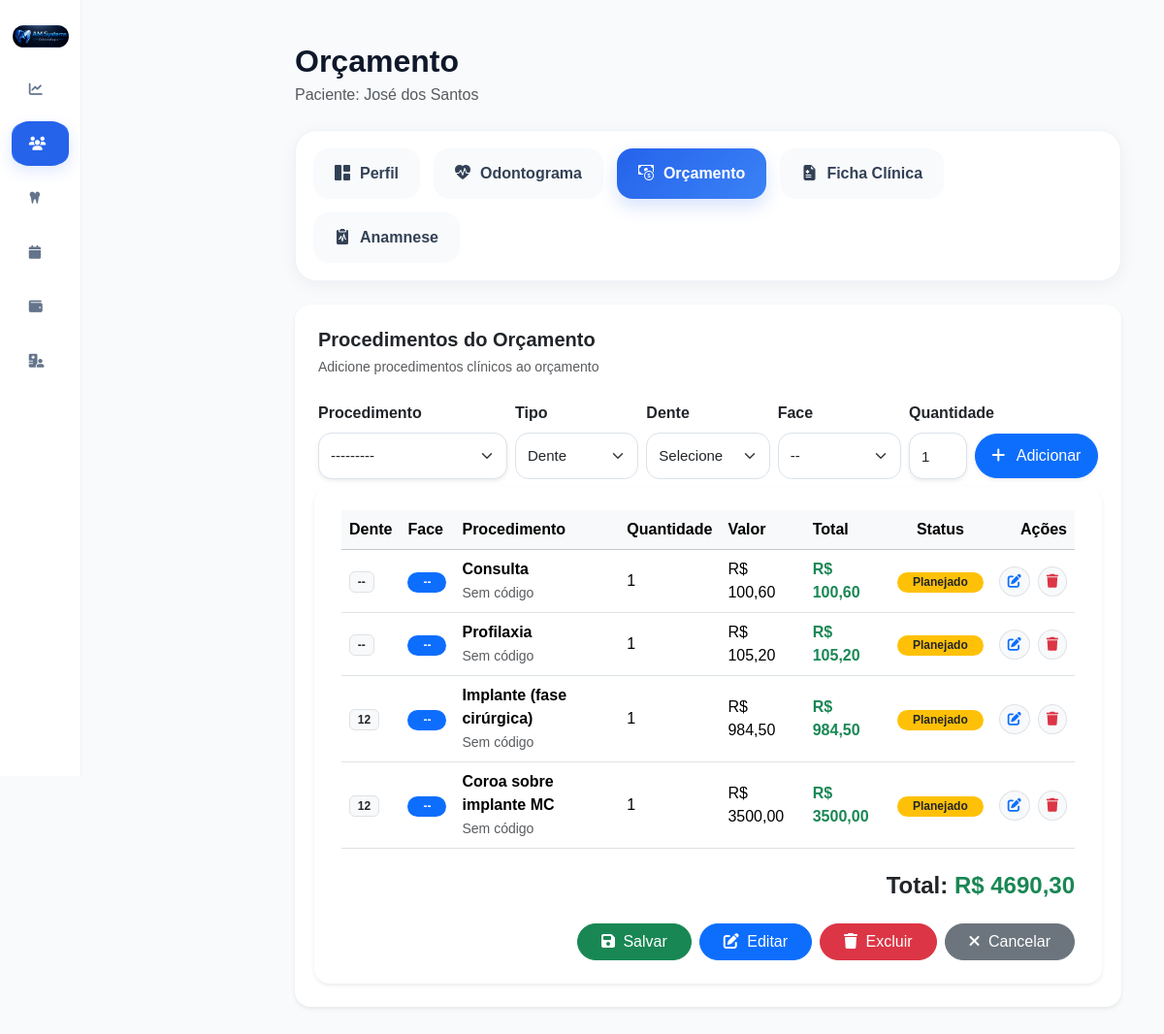
/pacientes/4/orcamento/ (signed in), run on an earlier commit of the app's database.
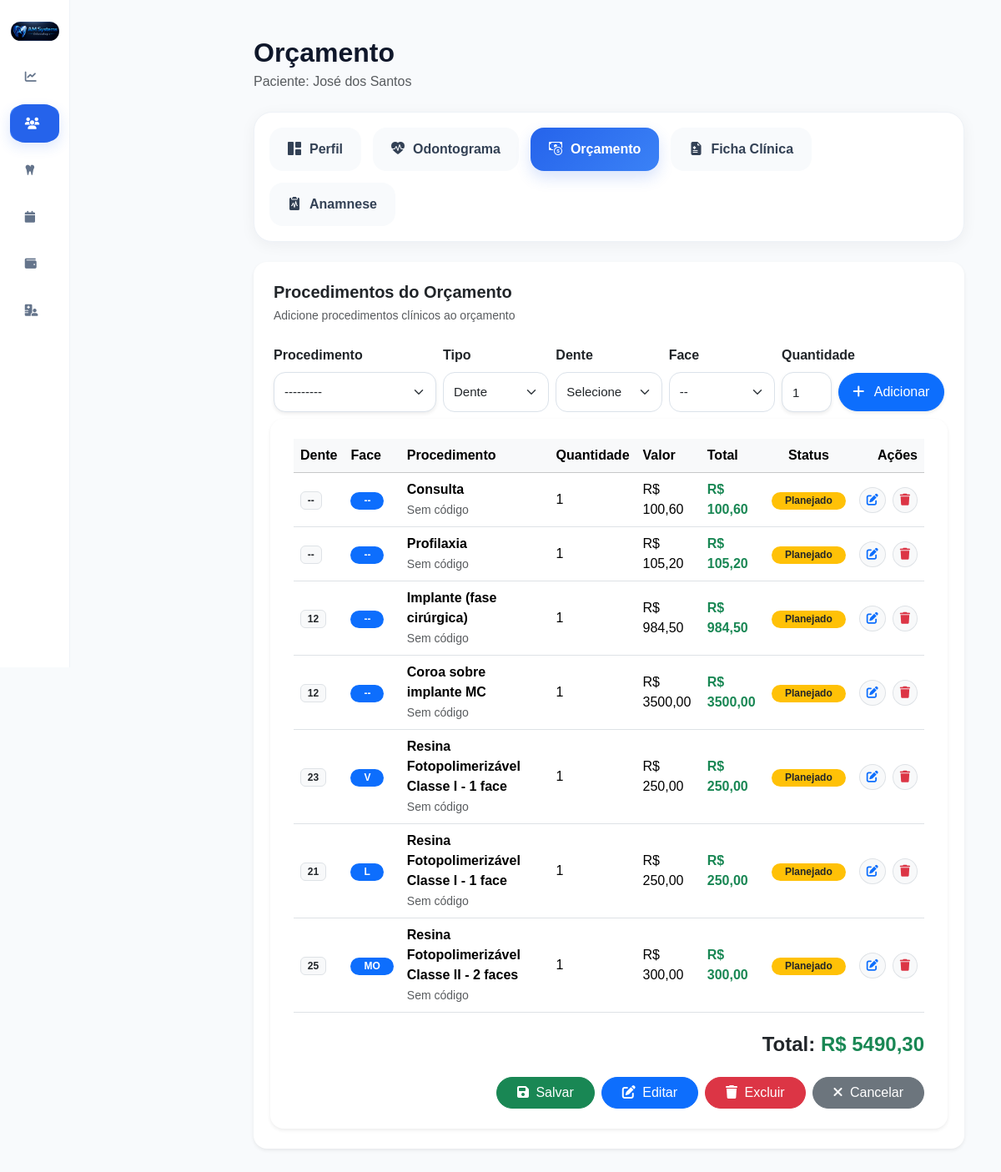
And on a later commit of the database.
### accounts/models.py (models this page shows, shortened)
class ItemOrcamento(models.Model):
    STATUS_CHOICES = (
        ('existente', 'Existente'),
        ('planejado', 'Planejado'),
        ('andamento', 'Em Andamento'),
        ('realizado', 'Realizado'),
        ('cancelado', 'Cancelado'),
    )
    orcamento = models.ForeignKey(
        Orcamento,
        on_delete=models.CASCADE,
        related_name='itens'
    )
    procedimento = models.ForeignKey(
        Procedimento,
        on_delete=models.SET_NULL,
        null=True
    )
    tipo_local = models.CharField(
        max_length=20,
        choices=TIPO_LOCAL,
        default='dente'
    )
    dente = models.CharField(
        max_length=10,
        blank=True,
        null=True
    )
    face = models.CharField(
        max_length=10,
        blank=True,
        null=True
    )
    hemi_arcada = models.CharField(
        max_length=20,
        choices=HEMI_CHOICES,
        blank=True,
        null=True
    )
    quantidade = models.IntegerField(
        default=1
    )
    valor_unitario = models.DecimalField(
        max_digits=10,
        decimal_places=2,
        default=0
    )
    status = models.CharField(
        max_length=20,
        choices=STATUS_CHOICES,
        default='planejado'
    )
    @property
    def total(self):
        return self.quantidade * self.valor_unitario

class Procedimento(models.Model):
    CATEGORIAS = [
        ('diagnostico', 'Diagnóstico'),
        ('dentistica', 'Dentística'),
        ('endodontia', 'Endodontia'),
        ('periodontia', 'Periodontia'),
        ('cirurgia', 'Cirurgia'),
        ('protese', 'Prótese'),
        ('implantodontia', 'Implantodontia'),
        ('ortodontia', 'Ortodontia'),
        ('geral', 'Geral')
    ]
    TIPOS = [
        ('dente', 'Por Dente'),
        ('hemiarcada', 'Hemi-Arcada'),
        ('geral', 'Geral'),
        ('cirurgia', 'Cirurgia')
    ]
    POSICOES = [
        ('coroa', 'Coroa'),
        ('raiz', 'Raiz'),
        ('oclusal', 'Oclusal'),
        ('vestibular', 'Vestibular'),
        ('lingual', 'Lingual'),
        ('centro', 'Centro')
    ]
    STATUS = [
        ('realizar', 'A Realizar'),
        ('andamento', 'Em Andamento'),
        ('realizado', 'Realizado'),
        ('cancelado', 'Cancelado'),
        ('reavaliar', 'Reavaliar')
    ]
    nome = models.CharField(
        max_length=255
    )
    categoria = models.CharField(
        max_length=100,
        choices=CATEGORIAS,
        default='geral'
    )
    tipo = models.CharField(
        max_length=50,
        choices=TIPOS,
        default='dente'
    )
    status = models.CharField(
        max_length=30,
        choices=STATUS,
        default='realizar'
    )
    icone = models.CharField(
        max_length=100,
        blank=True,
        null=True
    )
    arquivo_icone = models.CharField(
        max_length=255,
        blank=True,
        null=True
    )
    posicao_icone = models.CharField(
        max_length=30,
        choices=POSICOES,
        default='centro'
    )
    valor_particular = models.DecimalField(
        max_digits=10,
        decimal_places=2,
        default=0
    )
    valor_convenio = models.DecimalField(
        max_digits=10,
        decimal_places=2,
        default=0
    )
    tempo_estimado = models.IntegerField(
        default=60,
        help_text='Tempo em minutos'
    )
    custo_clinico = models.DecimalField(
        max_digits=10,
        decimal_places=2,
        default=0
    )
    ativo = models.BooleanField(
        default=True
    )
    ordem = models.IntegerField(
        default=0
    )
    criado_em = models.DateTimeField(
        auto_now_add=True
    )
    class Meta:
        ordering = ['categoria', 'ordem', 'nome']
        verbose_name = 'Procedimento'
        verbose_name_plural = 'Procedimentos'
    def __str__(self):
        return self.nome

class Orcamento(models.Model):
    paciente = models.ForeignKey(
        Paciente,
        on_delete=models.CASCADE,
        related_name='orcamentos'
    )
    STATUS_CHOICES = (
        ('rascunho', 'Rascunho'),
        ('aprovado', 'Aprovado'),
        ('finalizado', 'Finalizado'),
        ('cancelado', 'Cancelado'),
    )
    status = models.CharField(
        max_length=20,
        choices=STATUS_CHOICES,
        default='rascunho'
    )
    desconto = models.DecimalField(
        max_digits=10,
        decimal_places=2,
        default=0
    )
    observacoes = models.TextField(
        blank=True,
        null=True
    )
    criado_em = models.DateTimeField(
        auto_now_add=True
    )
    @property
    def total(self):
        total = sum(
            item.total
            for item in self.itens.all()
        )
        return total - self.desconto

### accounts/views.py (the view)
@login_required(login_url='/')
def orcamento(request, id):
    paciente = get_object_or_404(
        Paciente,
        id=id
    )
    orcamento, created = Orcamento.objects.get_or_create(
        paciente=paciente
    )
    if request.method == 'POST':
        item_form = ItemOrcamentoForm(request.POST)
        if item_form.is_valid():
            item = item_form.save(commit=False)
            item.orcamento = orcamento
            item.dente = request.POST.get('dente')
            item.face = request.POST.get('face')
            item.status = 'planejado'
            item.valor_unitario = item.procedimento.valor_particular
            item.save()
            return redirect(
                'orcamento',
                id=paciente.id
            )
    else:
        item_form = ItemOrcamentoForm()
    context = {
        'paciente': paciente,
        'orcamento': orcamento,
        'item_form': item_form,
    }
    return render(
        request,
        'accounts/orcamento.html',
        context
    )

### accounts/forms.py
class ItemOrcamentoForm(forms.ModelForm):
    class Meta:
        model = ItemOrcamento
        fields = [
            'procedimento',
            'quantidade'
        ]
        widgets = {
            'procedimento': forms.Select(
                attrs={
                    'class': 'form-select rounded-3 shadow-sm'
                }
            ),
            'quantidade': forms.NumberInput(
                attrs={
                    'class': 'form-control rounded-3 shadow-sm',
                    'min': 1
                }
            )
        }

### accounts/templates/accounts/orcamento.html (shortened to what the changed rows need)
{% extends 'accounts/base.html' %}
{% block content %}
<div class="container-fluid p-4">
    <div class="d-flex justify-content-between align-items-center mb-4">
        <div>
            <h2 class="fw-bold mb-1">
                Orçamento
            </h2>
        </div>
    </div>
    <div class="card border-0 shadow-sm rounded-4 mb-4">
        <div class="card-body p-4">
            <form method="POST">
                <div class="row g-2 align-items-end">
                    <div class="card border-0 shadow-sm rounded-4">
                        <div class="card-body p-4">
                            <table class="table align-middle">
                                <thead class="table-light">
                                    <tr>
                                        <th>
                                            Dente
                                        </th>
                                        <th>
                                            Face
                                        </th>
                                        <th>
                                            Procedimento
                                        </th>
                                        <th>
                                            Quantidade
                                        </th>
                                        <th>
                                            Valor
                                        </th>
                                        <th>
                                            Total
                                        </th>
                                        <th class="text-center">
                                            Status
                                        </th>
                                        <th class="text-end">
                                            Ações
                                        </th>
                                    </tr>
                                </thead>
                                <tbody>
                                    {% for item in orcamento.itens.all %}
                                    <tr>
                                        <td>
                                            <span class="badge bg-light text-dark border">
                                                {{ item.dente|default:"--" }}
                                            </span>
                                        </td>
                                        <td>
                                            <span class="badge bg-primary rounded-pill px-3">
                                                {{ item.face|default:"--" }}
                                            </span>
                                        </td>
                                        <td>
                                            <div class="fw-semibold">
                                                {{ item.procedimento.nome }}
                                            </div>
                                            <small class="text-muted">
                                                {{ item.procedimento.codigo|default:"Sem código" }}
                                            </small>
                                        </td>
                                        <td>
                                            {{ item.quantidade }}
                                        </td>
                                        <td>
                                            R$ {{ item.valor_unitario }}
                                        </td>
                                        <td>
                                            <span class="fw-bold text-success">
                                                R$ {{ item.total }}
                                            </span>
                                        </td>
                                        <td class="text-center">
                                            <span class="badge bg-warning text-dark rounded-pill px-3">
                                                Planejado
                                            </span>
                                        </td>
                                        <td class="text-end">
                                            <div class="d-flex justify-content-end gap-2">
                                                <a href="{% url 'editar_item_orcamento' item.id %}"
                                                    class="btn btn-sm btn-light border rounded-circle" title="Editar">
                                                    <i class="fas fa-edit text-primary"></i>
                                                </a>
                                                <a href="{% url 'excluir_item_orcamento' item.id %}"
                                                    class="btn btn-sm btn-light border rounded-circle" title="Excluir">
                                                    <i class="fas fa-trash text-danger"></i>
                                                </a>
                                            </div>
                                        </td>
                                    </tr>
                                    {% empty %}
                                    <tr>
                                        <td colspan="7" class="text-center text-muted py-4">
                                            Nenhum item adicionado.
                                        </td>
                                    </tr>
                                    {% endfor %}
                                </tbody>
                            </table>
                            <div class="text-end mt-4">
                                <h4 class="fw-bold">
                                    Total:
                                    <span class="text-success">
                                        R$ {{ orcamento.total }}
                                    </span>
                                </h4>
                            </div>
                        </div>
                    </div>
                </div>
                {% endblock %}

What changed in the data, as far as the page shows it:
added ItemOrcamento: dente "23", face "V", procedimento.nome "Resina Fotopolimerizável Classe I - 1 face", procedimento.codigo "Sem código", quantidade "1", valor_unitario "250,00", total "250,00"
added ItemOrcamento: dente "21", face "L", procedimento.nome "Resina Fotopolimerizável Classe I - 1 face", procedimento.codigo "Sem código", quantidade "1", valor_unitario "250,00", total "250,00"
added ItemOrcamento: dente "25", face "MO", procedimento.nome "Resina Fotopolimerizável Classe II - 2 faces", procedimento.codigo "Sem código", quantidade "1", valor_unitario "300,00", total "300,00"
computed for Orcamento: total "4690,30" → "5490,30"
